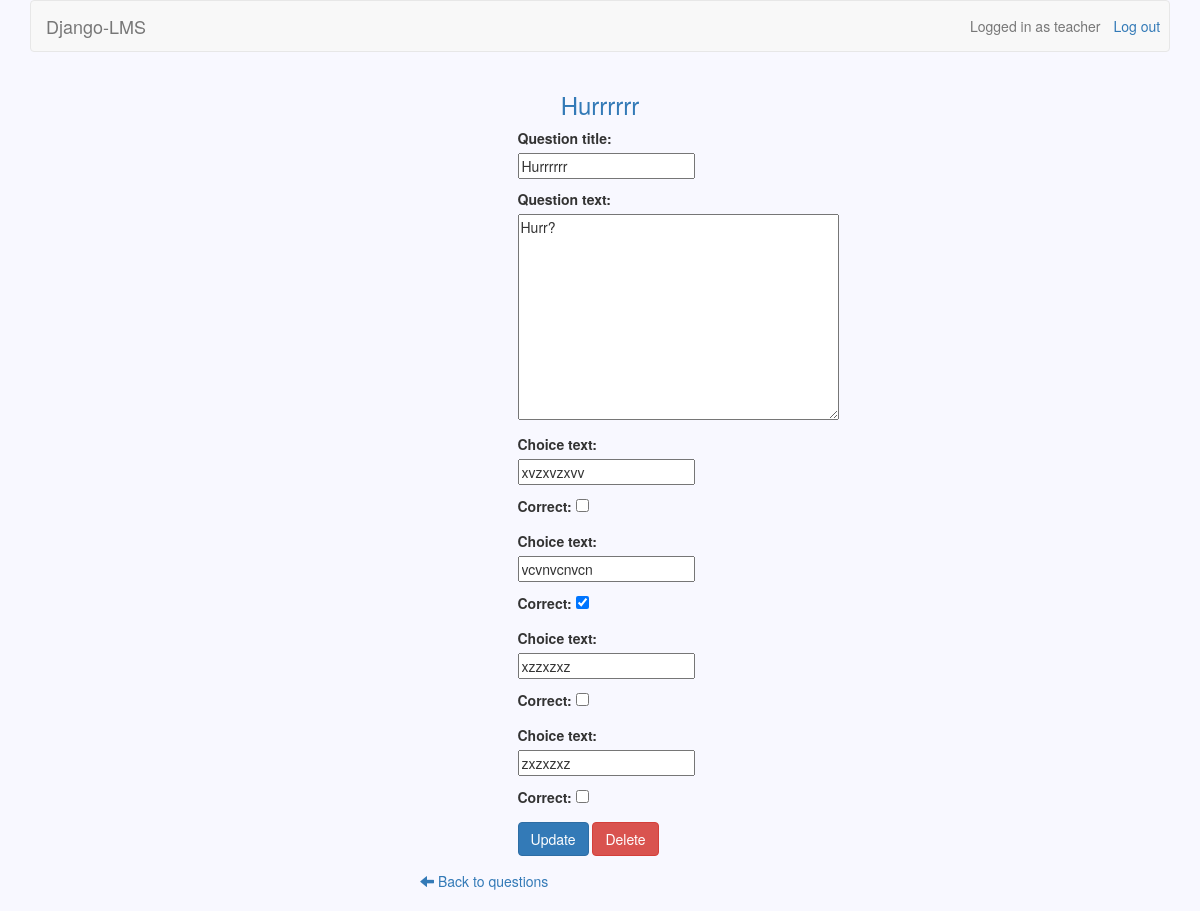
/courses/27/questions/8 (signed in), run on an earlier commit of the app's database.
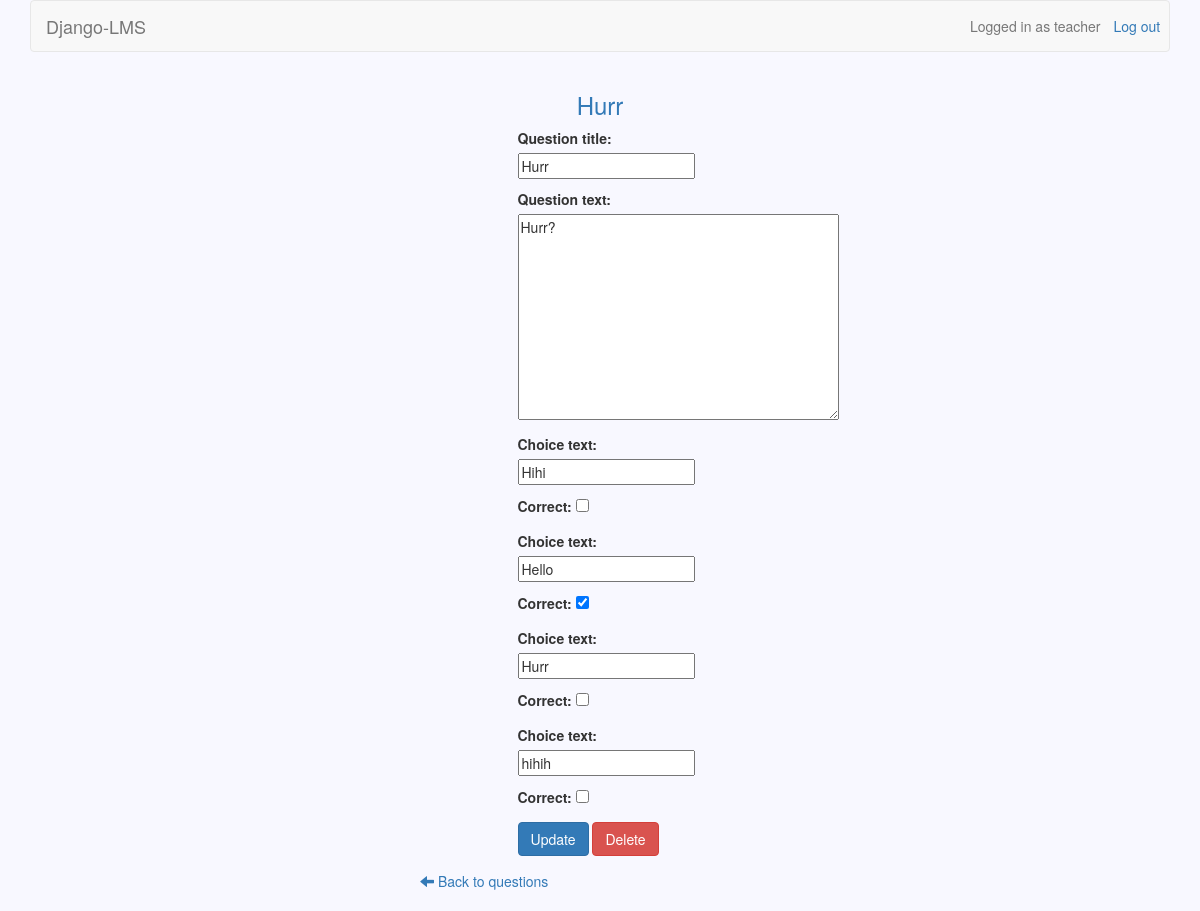
And on a later commit of the database.
### questions/models.py (models this page shows)
class Question(models.Model):
	owner = models.CharField(max_length=30)
	name = models.CharField(max_length=30)
	question_text = models.TextField()
	course = models.ForeignKey(Course)

### questions/views.py (the view, shortened to what this page needs)
# urls.py: url(r'^(\d+)$', views.edit_question, name='edit_question'),
@user_passes_test(teacher_check)
def edit_question(request, course_id, question_id):
	ChoiceFormSet = modelformset_factory(Choice, ChoiceForm, extra=0)
	course = Course.objects.get(id=course_id)
	question = Question.objects.get(id=question_id)
	choices = Choice.objects.filter(question=question)
	if request.user.username == question.owner:
		if request.method == 'POST' and 'delete' in request.POST:
			question.delete()
			Choice.objects.filter(question=question).delete()
			messages.add_message(request, messages.INFO, 'Question deleted successfully.')
			return redirect('/courses/' + course_id + '/questions/')
		else:
			question_form = QuestionForm(instance=question)
			choice_formset = ChoiceFormSet(queryset=Choice.objects.filter(question=question))
		return render(request, 'edit_question.html', {'form': question_form, 'choice_formset': choice_formset,
			'course': course, 'question': question, 'choices': choices })
	return redirect('/courses/' + course_id)

### questions/forms.py
class QuestionForm(forms.ModelForm):
	name = forms.CharField(label="Question title", max_length=30)
	question_text = forms.Textarea()
	class Meta:
		model = Question
		fields = ['name', 'question_text']
	def __init__(self, instance=None, *args, **kwargs):
		super().__init__(*args, **kwargs)
		self.instance.question = instance

### courses/views.py (called while the page is built)
def teacher_check(user):
    return user.is_teacher

### questions/templates/edit_question.html (shortened to what this page needs)
{% extends 'base.html' %}
{% block header_text %}{{ question.name }}{% endblock %}
{% block form_action %}{% url 'edit_question' course.id question.id %}{% endblock %}
{% block additional_forms %}
	{{ choice_formset.as_p }}
{% endblock %}
{% block button %}
	<button class="btn btn-primary" id="id_submit" type="submit" name="update">Update</button>
	<button class="btn btn-danger" id="id_delete" name="delete" onclick="return confirmDelete()">Delete</button>
{% endblock %}
{% block dashboard %}
	<a href="{% url 'list_questions' course.id %}">
		<span class="glyphicon glyphicon-arrow-left"></span>
		Back to questions
	</a>
{% endblock %}

### django-lms/templates/base.html (shortened to what this page needs)
{% load staticfiles %}
<!DOCTYPE html>
<html>
    <head>
        <link href="/static/bootstrap/css/bootstrap.min.css" rel="stylesheet">
        <link href="/static/base.css" rel="stylesheet">
	</head>
    <body>
        <div class="container">
            <nav class="navbar navbar-default" role="navigation">
                {% if user.is_active %}
                    {% if user.is_teacher %}
                        <a class="navbar-brand" href="{% url 'teacher_page' %}">Django-LMS</a>
                    {% else %}
                        <a class="navbar-brand" href="{% url 'student_page' %}">Django-LMS</a>
                    {% endif %}
                    <a class="btn navbar-btn navbar-right" id="id_logout" href="{% url 'logout' %}">Log out</a>
                    <span class="navbar-text navbar-right">Logged in as {{ user.username }}</span>
                {% else %}
                    <a class="navbar-brand" href="/">Django-LMS</a>
                    <a class="btn navbar-btn navbar-right" id="id_login" href="{% url 'login' %}">Log in</a>
                    <a class="btn navbar-btn navbar-right" id="id_signup" href="{% url 'signup' %}">Sign up</a>
                {% endif %}
            </nav>
            <div class="row">
                <h3 class="text-primary text-center">{% block header_text %}{% endblock %}</h3>
                <form class="form-horizontal col-md-6 col-md-offset-5" action="{% block form_action %}{% endblock %}"
                    method="POST">
                    <div class="form-group col-xs-4">
                        {{ form.as_p }}
                        {% block additional_forms %}{% endblock %}
                        {% block button %}{% endblock %}
                    </div>
                </form>
                <div class="col-md-4 col-md-offset-4" >
                    <div class="list-group">
                        {% block dashboard %}{% endblock %}
                    </div>
                </div>
            </div>
        </div>
    </body>
</html>

What changed in the data, as far as the page shows it:
changed Question: name "Hurrrrrr" → "Hurr"
Also different on the page:
form field name: "Hurrrrrr" → "Hurr"
form field as_p: "xvzxvzxvv" → "Hihi"
form field as_p: "vcvnvcnvcn" → "Hello"
form field as_p: "xzzxzxz" → "Hurr"
form field as_p: "zxzxzxz" → "hihih"
